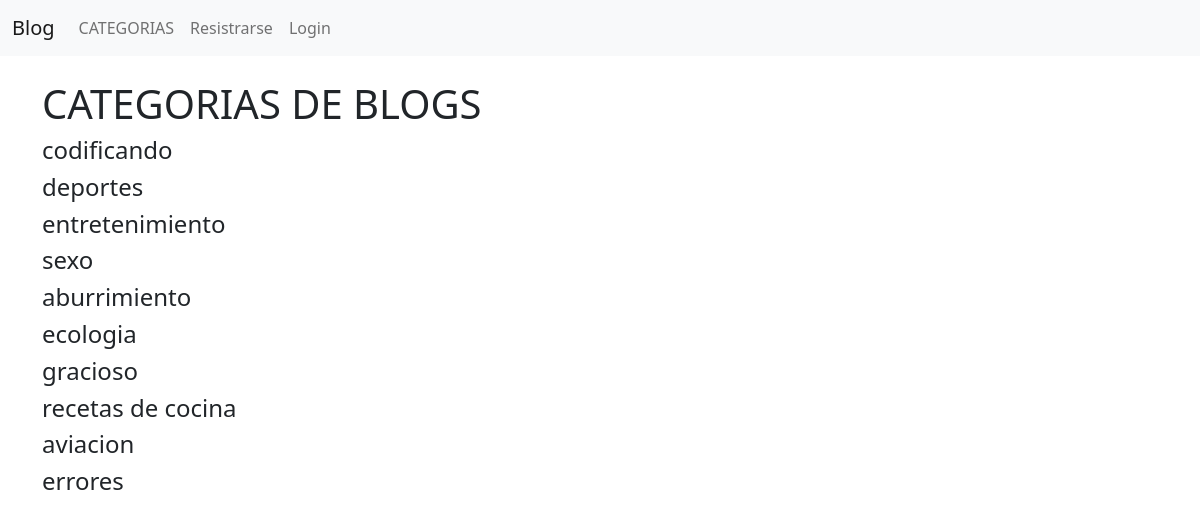
The page /category-list/ on the database as committed earlier.
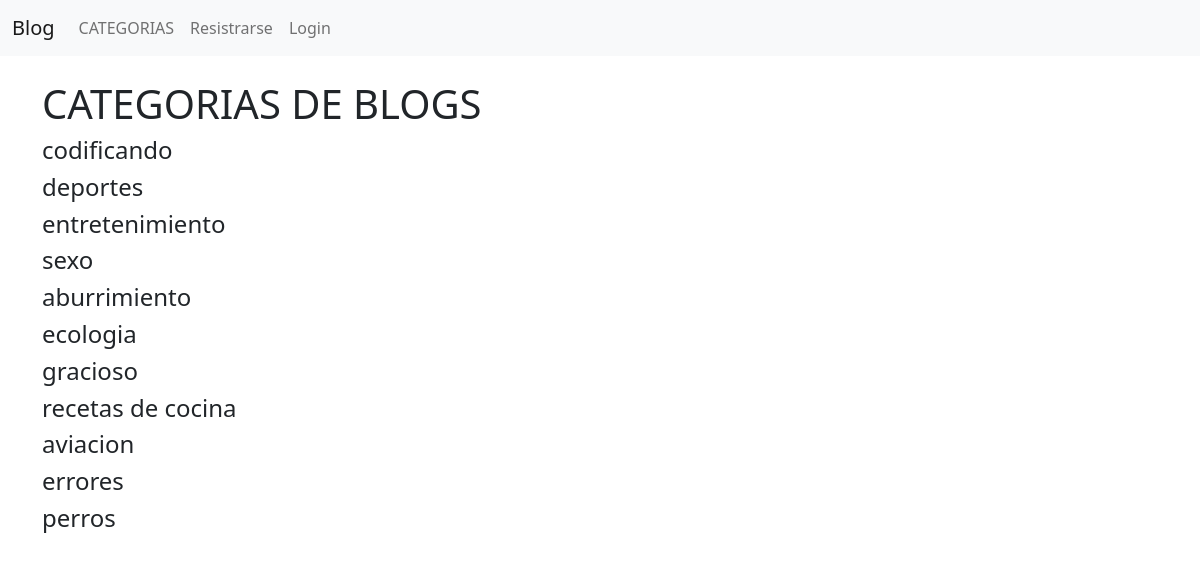
The same page on the database as committed later.
### theblog/models.py (models this page shows, shortened)
class Category(models.Model):
    name=models.CharField(max_length=255)
    def __str__(self):
        return self.name

### theblog/views.py (the view)
# urls.py: path("category-list/",CategoryListView,name="category-list"),
def CategoryListView(request):
    cat_menu_list=Category.objects.all()
    return render(request, "category_list.html",{"cat_menu_list":cat_menu_list})

### theblog/templates/category_list.html (shortened to what this page needs)
{%extends "base.html"%}
{%block content%}
    <h1>CATEGORIAS DE BLOGS</h1>
        {%for item in cat_menu_list%}
            <h4><a class="dropdown-item" href="{%url "category" item|slugify%}">{{item}}</a></h4>
        {%endfor%}
{% endblock %}

Rows that differ between the two databases and show on the page:
added Category: name "perros"
